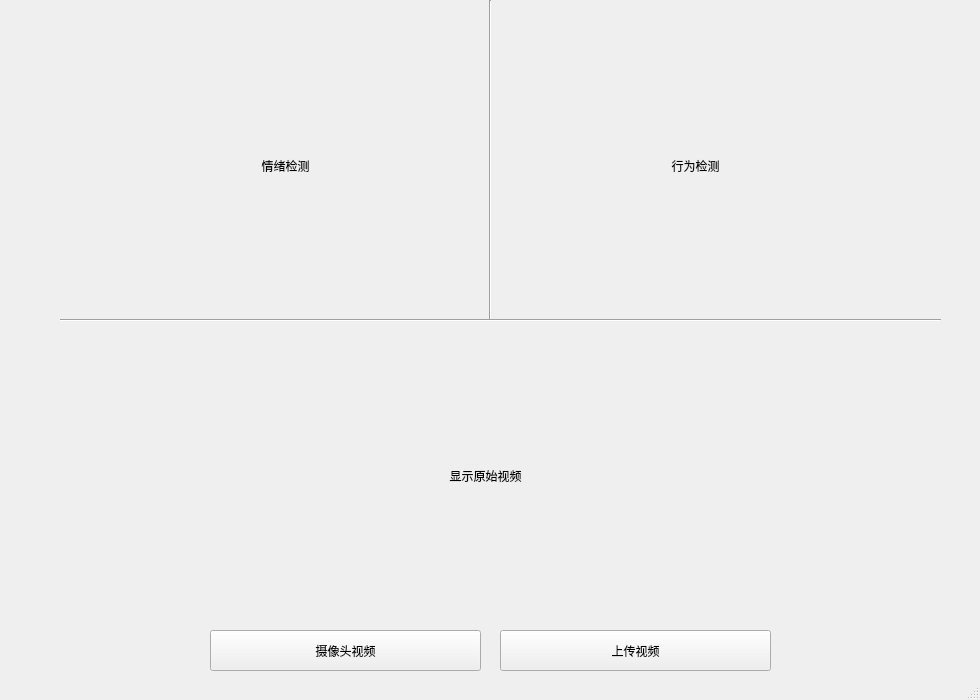
<?xml version="1.0" encoding="UTF-8"?>
<ui version="4.0">
 <class>MainWindow</class>
 <widget class="QMainWindow" name="MainWindow">
  <property name="geometry">
   <rect>
    <x>0</x>
    <y>0</y>
    <width>980</width>
    <height>700</height>
   </rect>
  </property>
  <property name="windowTitle">
   <string>MainWindow</string>
  </property>
  <widget class="QWidget" name="centralwidget">
   <widget class="QLabel" name="output_mood">
    <property name="geometry">
     <rect>
      <x>90</x>
      <y>20</y>
      <width>391</width>
      <height>291</height>
     </rect>
    </property>
    <property name="text">
     <string>情绪检测</string>
    </property>
    <property name="scaledContents">
     <bool>true</bool>
    </property>
    <property name="alignment">
     <set>Qt::AlignCenter</set>
    </property>
   </widget>
   <widget class="QLabel" name="output_sta">
    <property name="geometry">
     <rect>
      <x>500</x>
      <y>20</y>
      <width>391</width>
      <height>291</height>
     </rect>
    </property>
    <property name="text">
     <string>行为检测</string>
    </property>
    <property name="scaledContents">
     <bool>true</bool>
    </property>
    <property name="alignment">
     <set>Qt::AlignCenter</set>
    </property>
   </widget>
   <widget class="Line" name="line">
    <property name="geometry">
     <rect>
      <x>480</x>
      <y>0</y>
      <width>20</width>
      <height>321</height>
     </rect>
    </property>
    <property name="orientation">
     <enum>Qt::Vertical</enum>
    </property>
   </widget>
   <widget class="QLabel" name="input_ori">
    <property name="geometry">
     <rect>
      <x>290</x>
      <y>330</y>
      <width>391</width>
      <height>291</height>
     </rect>
    </property>
    <property name="text">
     <string>显示原始视频</string>
    </property>
    <property name="scaledContents">
     <bool>true</bool>
    </property>
    <property name="alignment">
     <set>Qt::AlignCenter</set>
    </property>
   </widget>
   <widget class="Line" name="line_2">
    <property name="geometry">
     <rect>
      <x>60</x>
      <y>310</y>
      <width>881</width>
      <height>20</height>
     </rect>
    </property>
    <property name="orientation">
     <enum>Qt::Horizontal</enum>
    </property>
   </widget>
   <widget class="QPushButton" name="det_head">
    <property name="geometry">
     <rect>
      <x>210</x>
      <y>630</y>
      <width>271</width>
      <height>41</height>
     </rect>
    </property>
    <property name="text">
     <string>摄像头视频</string>
    </property>
   </widget>
   <widget class="QPushButton" name="det_ori">
    <property name="geometry">
     <rect>
      <x>500</x>
      <y>630</y>
      <width>271</width>
      <height>41</height>
     </rect>
    </property>
    <property name="text">
     <string>上传视频</string>
    </property>
   </widget>
  </widget>
  <widget class="QStatusBar" name="statusbar"/>
 </widget>
 <resources/>
 <connections/>
</ui>
